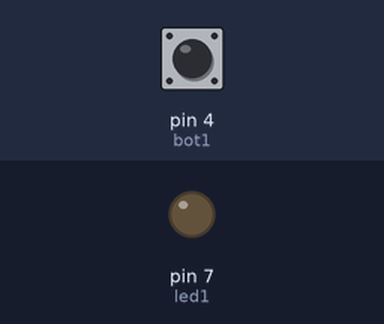
A sketch run on a simulated Arduino Uno, built with avr-gcc and run on an emulated ATmega328P. On the bench: output pins drawn as LEDs (lit = HIGH). Inputs (shaded band) come from the test bench; at power-on: pin 4 (bot1) LOW.

Above: at 1.2 s.
1.3 s: pin 4 (bot1) pulled HIGH for 0.15 s
At 1.37 s:
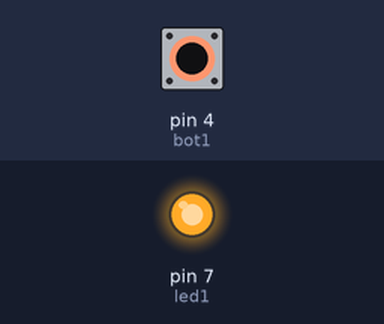
2.9 s: pin 4 (bot1) pulled HIGH for 3.2 s
At 7.2 s:
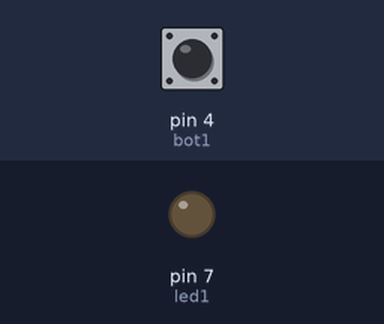
Timing chart, 0 to 8.7 s (numbered marks = the images above; inputs shaded):
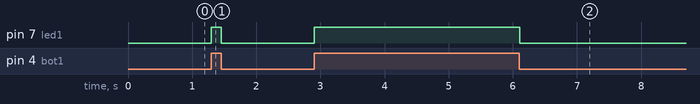

Measured:
- after the input at 1.3 s, pin 7 (led1): LOW → HIGH at once, → LOW 0.15 s later
- after the input at 2.9 s, pin 7 (led1): LOW → HIGH at once, → LOW 3.2 s later

The sketch:

codigo.ino
```cpp
const int led1 = 7;
const int bot1 = 4;

void setup()
{
  pinMode(led1, OUTPUT);
  pinMode(bot1, INPUT);
}

int var1;

void loop()
{
  var1 = digitalRead(bot1);

  if(var1){
   digitalWrite(led1, HIGH);

  }else{
   digitalWrite(led1, LOW);

  }
  delay(10);
}
```
